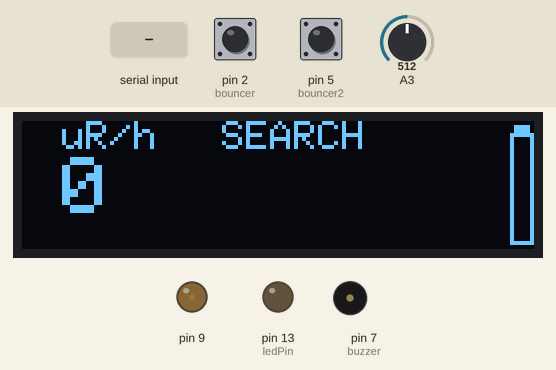
The sketch below on a simulated Arduino Uno, built with avr-gcc and run on an emulated ATmega328P. Parts: 128×32 one-colour display, output pins drawn as LEDs (lit = HIGH), buzzer (waves = sounding, pin HIGH). The inputs (shaded band) are chosen by the test bench; at power-on: A3 = 512, pin 2 (bouncer) HIGH, pin 5 (bouncer2) HIGH. The display library's start-up logo is not drawn; what the sketch prints to the serial monitor is not drawn.

Above: at 3.2 s.
3.3 s: A3 set to 664
6.3 s: A3 set to 689
At 7.2 s:
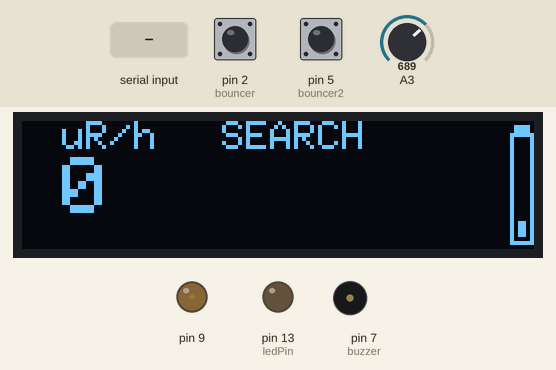
7.8 s: pin 2 (bouncer) pulled LOW for 0.15 s
At 8.08 s:
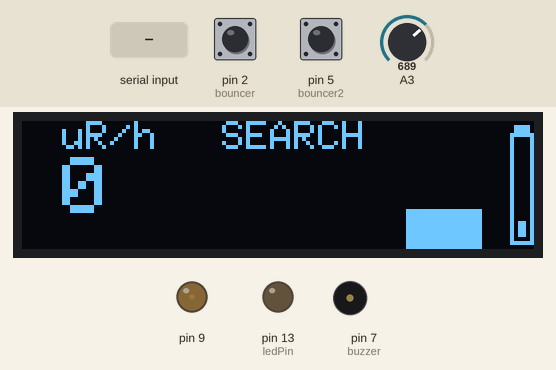
9.7 s: byte 6 (6) received over Serial
At 11.5 s:
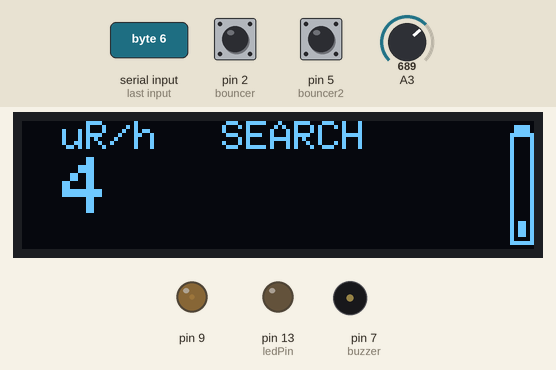
11.8 s: A3 set to 716
At 13.3 s:
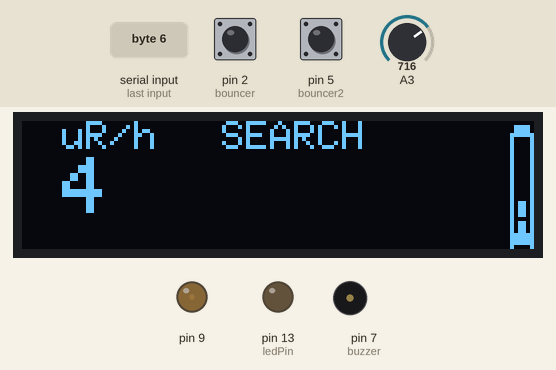
14.8 s: pin 5 (bouncer2) pulled LOW for 0.15 s
At 15.28 s:
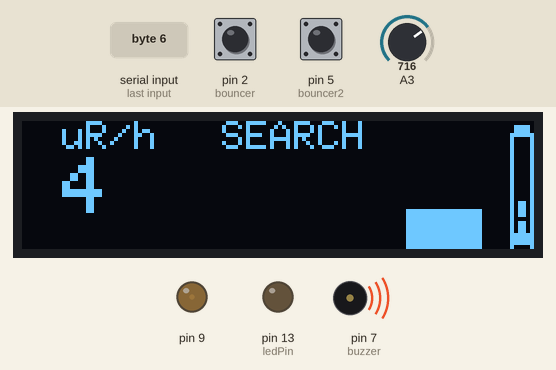
Timing chart, 0 to 17.8 s (numbered marks = the images above; inputs shaded):
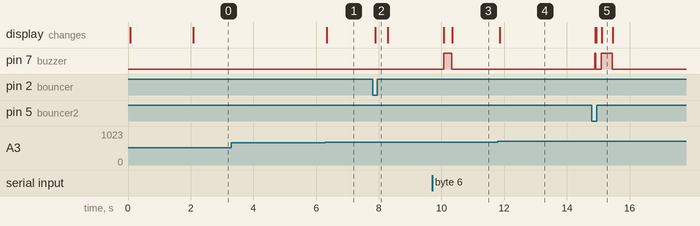

Measured:
- the behaviour switches between 675 and 676 on A3 (found by bisection; images 0 and 1)
- after the input at 3.3 s, every drawn part: stays the same
- after the input at 6.3 s, the display: changes at once (image 1)
- after the input at 7.8 s, the display: changes after 0.09 s (image 2)
- after the input at 9.7 s, pin 7 (buzzer): LOW → HIGH after 0.37 s, → LOW 0.27 s later
- after the input at 11.8 s, the display: changes after 0.06 s (image 4)
- after the input at 14.8 s, pin 7 (buzzer): LOW → HIGH after 0.08 s, → LOW 0.03 s later, → HIGH 0.18 s later, → LOW 0.36 s later; the display: changes after 0.10 s (image 5)

The sketch:

radiometer.ino
```cpp
/*
 *
 * SCL - A5
 * SDA - A4
 *
 *
 * Voltmeter - A3
 *
 * PWM - D9
 * Input - D2, D5
 *
 * buzzer - D7
 *
 */


#include <Bounce2.h>

#include <SPI.h>
#include <Wire.h>
#include <Adafruit_GFX.h>
#include <Adafruit_SSD1306.h>

#define OLED_RESET 4
Adafruit_SSD1306 display(OLED_RESET);

#define NUMFLAKES 10
#define XPOS 0
#define YPOS 1
#define DELTAY 2

//////////////////////////////////////////////////////////////////////////////

unsigned long previousMillis = 0;
unsigned long previousMillis1 = 0;
const long interval = 40000/2;   // /2 - деление на два при двух счетчиках Гейгера //36000 мc для стс-5, 40000 мс для сбм-20
const long interval1 = 500;

//значок радиации
static const unsigned char PROGMEM lcd_bmp[] =
{ 0x0, 0x0, 0x0, 0x0, 0x0, 0x0, 0x0, 0x0, 0x0, 0x0, 0x0, 0x0, 0x0, 0x0, 0x0, 0x0,
0x0, 0x0, 0x0, 0x0, 0x0, 0x0, 0x0, 0x0, 0x0, 0x0, 0x0, 0x0, 0x0, 0x0, 0x0, 0x0,
0x0, 0x0, 0x0, 0x0, 0x0, 0x0, 0x0, 0x0, 0x0, 0x0, 0x0, 0x0, 0x0, 0x0, 0x0, 0x0,
0x0, 0x0, 0x0, 0x0, 0x0, 0x0, 0x0, 0x0, 0x0, 0x0, 0x0, 0x0, 0x0, 0x0, 0x0, 0x0,
0x0, 0x0, 0x0, 0x0, 0x0, 0x0, 0x0, 0x0, 0x0, 0x0, 0x0, 0x0, 0x0, 0x0, 0x0, 0x0,
0x0, 0x0, 0x0, 0x0, 0x0, 0x0, 0x0, 0x0, 0x0, 0x0, 0x0, 0x0, 0x0, 0x0, 0x0, 0x0,
0x0, 0x0, 0x0, 0x0, 0x0, 0x0, 0x0, 0x0, 0x0, 0x0, 0x0, 0x0, 0x0, 0x0, 0x0, 0x0,
0x0, 0x0, 0x0, 0x0, 0x0, 0x0, 0x0, 0x0, 0x0, 0x0, 0x0, 0x0, 0x0, 0x0, 0x0, 0x0,
0x0, 0x0, 0x0, 0x0, 0x0, 0x0, 0x0, 0x0, 0x0, 0x0, 0x0, 0x0, 0x0, 0x0, 0x0, 0x0,
0x0, 0x0, 0x0, 0x0, 0x0, 0x0, 0x0, 0x0, 0x0, 0x0, 0x0, 0x0, 0x0, 0x0, 0x0, 0x0,
0x0, 0x0, 0x0, 0x0, 0x0, 0x0, 0x0, 0x0, 0x0, 0x0, 0x0, 0x0, 0x0, 0x0, 0x0, 0x0,
0x0, 0x0, 0x0, 0x0, 0x0, 0x0, 0x0, 0x0, 0x0, 0x0, 0x0, 0x0, 0x0, 0x0, 0x0, 0x0,
0x0, 0x0, 0x0, 0x0, 0x0, 0x0, 0x0, 0x0, 0x0, 0x0, 0x0, 0x0, 0x0, 0x0, 0x0, 0x0,
0x0, 0x0, 0x0, 0x0, 0x0, 0x0, 0x0, 0x0, 0x0, 0x0, 0x0, 0x0, 0x0, 0x0, 0x0, 0x0,
0x0, 0x0, 0x0, 0x0, 0x0, 0x0, 0x0, 0x0, 0x0, 0x0, 0x0, 0x0, 0x0, 0x0, 0x0, 0x0,
0x0, 0x0, 0x0, 0x0, 0x0, 0x0, 0x0, 0x0, 0x0, 0x0, 0x0, 0x0, 0x0, 0x0, 0x0, 0x0,
0x0, 0x0, 0x0, 0x0, 0x0, 0x0, 0x0, 0x0, 0x0, 0x0, 0x0, 0x0, 0x0, 0x0, 0x0, 0x0,
0x0, 0x0, 0x0, 0x0, 0x0, 0x0, 0x0, 0x0, 0x0, 0x0, 0x0, 0x0, 0x0, 0x0, 0x0, 0x0,
0x0, 0x0, 0x0, 0x0, 0x0, 0x0, 0x0, 0x0, 0x0, 0x0, 0x0, 0x0, 0x0, 0x0, 0x0, 0x0,
0x0, 0x0, 0x0, 0x0, 0x0, 0x0, 0x0, 0x0, 0x0, 0x0, 0x0, 0x0, 0x0, 0x0, 0x0, 0x0,
0x0, 0x0, 0x0, 0x0, 0x0, 0x0, 0x0, 0x0, 0x0, 0x0, 0x0, 0x0, 0x0, 0x0, 0x0, 0x0,
0x0, 0x0, 0x0, 0x0, 0x0, 0x0, 0x0, 0x0, 0x0, 0x0, 0x1f, 0xff, 0xfc, 0x0, 0x0, 0x0,
0x0, 0x0, 0x0, 0x0, 0x0, 0x0, 0x0, 0x0, 0x0, 0x0, 0x1f, 0xff, 0xfc, 0x0, 0x0, 0x0,
0x0, 0x0, 0x0, 0x0, 0x0, 0x0, 0x0, 0x0, 0x0, 0x0, 0x1f, 0xff, 0xfc, 0x0, 0x0, 0x0,
0x0, 0x0, 0x0, 0x0, 0x0, 0x0, 0x0, 0x0, 0x0, 0x0, 0x1f, 0xff, 0xfc, 0x0, 0x0, 0x0,
0x0, 0x0, 0x0, 0x0, 0x0, 0x0, 0x0, 0x0, 0x0, 0x0, 0x1f, 0xff, 0xfc, 0x0, 0x0, 0x0,
0x0, 0x0, 0x0, 0x0, 0x0, 0x0, 0x0, 0x0, 0x0, 0x0, 0x1f, 0xff, 0xfc, 0x0, 0x0, 0x0,
0x0, 0x0, 0x0, 0x0, 0x0, 0x0, 0x0, 0x0, 0x0, 0x0, 0x1f, 0xff, 0xfc, 0x0, 0x0, 0x0,
0x0, 0x0, 0x0, 0x0, 0x0, 0x0, 0x0, 0x0, 0x0, 0x0, 0x1f, 0xff, 0xfc, 0x0, 0x0, 0x0,
0x0, 0x0, 0x0, 0x0, 0x0, 0x0, 0x0, 0x0, 0x0, 0x0, 0x1f, 0xff, 0xfc, 0x0, 0x0, 0x0,
0x0, 0x0, 0x0, 0x0, 0x0, 0x0, 0x0, 0x0, 0x0, 0x0, 0x1f, 0xff, 0xfc, 0x0, 0x0, 0x0,
0x0, 0x0, 0x0, 0x0, 0x0, 0x0, 0x0, 0x0, 0x0, 0x0, 0x1f, 0xff, 0xfc, 0x0, 0x0, 0x0,
0x0, 0x0, 0x0, 0x0, 0x0, 0x0, 0x0, 0x0, 0x0, 0x0, 0x1f, 0xff, 0xfc, 0x0, 0x0, 0x0,
0x0, 0x0, 0x0, 0x0, 0x0, 0x0, 0x0, 0x0, 0x0, 0x0, 0x1f, 0xff, 0xfc, 0x0, 0x0, 0x0,
0x0, 0x0, 0x0, 0x0, 0x0, 0x0, 0x0, 0x0, 0x0, 0x0, 0x1f, 0xff, 0xfc, 0x0, 0x0, 0x0,
0x0, 0x0, 0x0, 0x0, 0x0, 0x0, 0x0, 0x0, 0x0, 0x0, 0x1f, 0xff, 0xfc, 0x0, 0x0, 0x0,
0x0, 0x0, 0x0, 0x0, 0x0, 0x0, 0x0, 0x0, 0x0, 0x0, 0x1f, 0xff, 0xfc, 0x0, 0x0, 0x0,
0x0, 0x0, 0x0, 0x0, 0x0, 0x0, 0x0, 0x0, 0x0, 0x0, 0x1f, 0xff, 0xfc, 0x0, 0x0, 0x0,
0x0, 0x0, 0x0, 0x0, 0x0, 0x0, 0x0, 0x0, 0x0, 0x0, 0x1f, 0xff, 0xfc, 0x0, 0x0, 0x0,
0x0, 0x0, 0x0, 0x0, 0x0, 0x0, 0x0, 0x0, 0x0, 0x0, 0x1f, 0xff, 0xfc, 0x0, 0x0, 0x0,
0x0, 0x0, 0x0, 0x0, 0x0, 0x0, 0x0, 0x0, 0x0, 0x0, 0x0, 0x0, 0x0, 0x0, 0x0, 0x0,
0x0, 0x0, 0x0, 0x0, 0x0, 0x0, 0x0, 0x0, 0x0, 0x0, 0x0, 0x0, 0x0, 0x0, 0x0, 0x0,
0x0, 0x0, 0x0, 0x0, 0x0, 0x0, 0x0, 0x0, 0x0, 0x0, 0x0, 0x0, 0x0, 0x0, 0x0, 0x0,
0x0, 0x0, 0x0, 0x0, 0x0, 0x0, 0x0, 0x0, 0x0, 0x0, 0x0, 0x0, 0x0, 0x0, 0x0, 0x0,
0x0, 0x0, 0x0, 0x0, 0x0, 0x0, 0x0, 0x0, 0x0, 0x0, 0x0, 0x0, 0x0, 0x0, 0x0, 0x0,
0x0, 0x0, 0x0, 0x0, 0x0, 0x0, 0x0, 0x0, 0x0, 0x0, 0x0, 0x0, 0x0, 0x0, 0x0, 0x0,
0x0, 0x0, 0x0, 0x0, 0x0, 0x0, 0x0, 0x0, 0x0, 0x0, 0x0, 0x0, 0x0, 0x0, 0x0, 0x0,
0x0, 0x0, 0x0, 0x0, 0x0, 0x0, 0x0, 0x0, 0x0, 0x0, 0x0, 0x0, 0x0, 0x0, 0x0, 0x0,
0x0, 0x0, 0x0, 0x0, 0x0, 0x0, 0x0, 0x0, 0x0, 0x0, 0x0, 0x0, 0x0, 0x0, 0x0, 0x0,
0x0, 0x0, 0x0, 0x0, 0x0, 0x0, 0x0, 0x0, 0x0, 0x0, 0x0, 0x0, 0x0, 0x0, 0x0, 0x0,
0x0, 0x0, 0x0, 0x0, 0x0, 0x0, 0x0, 0x0, 0x0, 0x0, 0x0, 0x0, 0x0, 0x0, 0x0, 0x0,
0x0, 0x0, 0x0, 0x0, 0x0, 0x0, 0x0, 0x0, 0x0, 0x0, 0x0, 0x0, 0x0, 0x0, 0x0, 0x0
};

static const unsigned char PROGMEM logo[] =
{
0x00, 0x00, 0x00, 0x00, 0x00, 0x00, 0x00, 0x00, 0x00, 0x00, 0x00, 0x00, 0x00, 0x00, 0x00, 0x00,
0x00, 0x00, 0x00, 0x00, 0x00, 0x00, 0x00, 0x00, 0x00, 0x00, 0x00, 0x00, 0x00, 0x7F, 0xE0, 0x00,
0x00, 0x00, 0x00, 0x00, 0x00, 0x00, 0x00, 0x00, 0x00, 0x00, 0x00, 0x00, 0x01, 0x80, 0x1C, 0x00,
0x00, 0x00, 0x00, 0x00, 0x00, 0x00, 0x00, 0x00, 0x00, 0x00, 0x00, 0x00, 0x07, 0x00, 0x0E, 0x00,
0x00, 0x00, 0x00, 0x00, 0x00, 0x00, 0x00, 0x00, 0x00, 0x00, 0x00, 0x00, 0x0F, 0x80, 0x1F, 0x00,
0x00, 0x00, 0x00, 0x00, 0x00, 0x00, 0x00, 0x00, 0x00, 0x00, 0x00, 0x00, 0x1F, 0x80, 0x1F, 0x80,
0x00, 0x00, 0x00, 0x00, 0x00, 0x00, 0x00, 0x00, 0x00, 0x00, 0x00, 0x00, 0x3F, 0x80, 0x1F, 0xC0,
0x07, 0x9E, 0x00, 0x00, 0x00, 0x03, 0xFF, 0x00, 0x3F, 0x80, 0x00, 0x00, 0x7F, 0xC0, 0x3F, 0xE0,
0x07, 0x9E, 0x00, 0x00, 0x00, 0x03, 0xFF, 0x00, 0x3F, 0xC0, 0x00, 0x00, 0xFF, 0xC0, 0x3F, 0xF0,
0x07, 0x9E, 0x00, 0x00, 0x00, 0x03, 0xFF, 0x00, 0x3F, 0xE0, 0x00, 0x00, 0xFF, 0xC0, 0x3F, 0xF0,
0x07, 0x9E, 0x00, 0x00, 0x00, 0x03, 0xFF, 0x00, 0x3F, 0xF0, 0x00, 0x00, 0xFF, 0xE0, 0x7F, 0xF8,
0x07, 0x9E, 0x3E, 0x73, 0x9C, 0x00, 0x78, 0x3E, 0x3E, 0xF0, 0xF0, 0x01, 0xFF, 0xE0, 0x7F, 0xF8,
0x07, 0x9E, 0x7F, 0x33, 0x98, 0x00, 0x78, 0x7F, 0x3E, 0xF1, 0xF8, 0x01, 0xFF, 0xFF, 0xFF, 0xF8,
0x07, 0x9E, 0x7F, 0x33, 0xB8, 0x00, 0x78, 0x7F, 0x3E, 0xF3, 0xFC, 0x01, 0xFF, 0xF0, 0x7F, 0xF8,
0x07, 0xFE, 0xE7, 0x33, 0xB8, 0x00, 0x78, 0x73, 0xBE, 0xF3, 0x9C, 0x01, 0xFF, 0xE0, 0x7F, 0xF8,
0x07, 0xFE, 0xE7, 0x3F, 0xF9, 0xF0, 0x78, 0x73, 0xBE, 0xF3, 0x9C, 0x01, 0xFF, 0xC0, 0x3F, 0xF8,
0x07, 0xFE, 0xE7, 0x3F, 0xF9, 0xF0, 0x78, 0x73, 0xBE, 0xF3, 0x9C, 0x01, 0xF8, 0x00, 0x03, 0xF8,
0x07, 0xFE, 0xE7, 0x3F, 0xF8, 0x00, 0x78, 0x73, 0xBE, 0xF3, 0x9C, 0x01, 0x00, 0x20, 0x40, 0x38,
0x07, 0x9E, 0xE7, 0x3F, 0xF0, 0x00, 0x78, 0x73, 0xBE, 0xF3, 0x9C, 0x01, 0x00, 0x10, 0x80, 0x08,
0x07, 0x9E, 0xE7, 0x1F, 0xF0, 0x00, 0x78, 0x73, 0xBE, 0xF3, 0x9C, 0x01, 0x00, 0x09, 0x00, 0x08,
0x07, 0x9E, 0xE7, 0x1E, 0xF0, 0x00, 0x78, 0x73, 0xBF, 0xF3, 0x9C, 0x01, 0x00, 0x0F, 0x00, 0x08,
0x07, 0x9E, 0xE7, 0x1E, 0xF0, 0x00, 0x78, 0x73, 0xBF, 0xF3, 0x9C, 0x00, 0x80, 0x1F, 0x80, 0x18,
0x07, 0x9E, 0x7F, 0x1E, 0xF0, 0x00, 0x78, 0x7F, 0x3F, 0xE3, 0xFC, 0x00, 0x80, 0x3F, 0xC0, 0x10,
0x07, 0x9E, 0x7E, 0x1E, 0xF0, 0x00, 0x78, 0x3F, 0x3F, 0xC1, 0xF8, 0x00, 0xC0, 0x7F, 0xC0, 0x30,
0x07, 0x9E, 0x1C, 0x1C, 0xE0, 0x00, 0x78, 0x1C, 0x3F, 0x00, 0xF0, 0x00, 0x40, 0xFF, 0xE0, 0x20,
0x00, 0x00, 0x00, 0x00, 0x00, 0x00, 0x00, 0x00, 0x00, 0x00, 0x00, 0x00, 0x20, 0xFF, 0xF0, 0x40,
0x00, 0x00, 0x00, 0x00, 0x00, 0x00, 0x00, 0x00, 0x00, 0x00, 0x00, 0x00, 0x11, 0xFF, 0xF8, 0xC0,
0x00, 0x00, 0x00, 0x00, 0x00, 0x00, 0x00, 0x00, 0x00, 0x00, 0x00, 0x00, 0x0F, 0xFF, 0xF9, 0x80,
0x00, 0x00, 0x00, 0x00, 0x00, 0x00, 0x00, 0x00, 0x00, 0x00, 0x00, 0x00, 0x07, 0xFF, 0xFE, 0x00,
0x00, 0x00, 0x00, 0x00, 0x00, 0x00, 0x00, 0x00, 0x00, 0x00, 0x00, 0x00, 0x03, 0xFF, 0xFC, 0x00,
0x00, 0x00, 0x00, 0x00, 0x00, 0x00, 0x00, 0x00, 0x00, 0x00, 0x00, 0x00, 0x00, 0x7F, 0xE0, 0x00,
0x00, 0x00, 0x00, 0x00, 0x00, 0x00, 0x00, 0x00, 0x00, 0x00, 0x00, 0x00, 0x00, 0x00, 0x00, 0x00
};

static const unsigned char PROGMEM fl[] =
{ 0x00, 0x00, 0x00, 0x00, 0x00, 0x00, 0x00, 0x00, 0x00, 0x00, 0x00, 0x00, 0x00, 0x00, 0x00, 0x00,
0x00, 0x00, 0x00, 0x00, 0x00, 0x00, 0x00, 0x00, 0x00, 0x00, 0x00, 0x00, 0x00, 0x00, 0x00, 0x1E,
0x00, 0x00, 0x00, 0x00, 0x00, 0x00, 0x00, 0x00, 0x00, 0x00, 0x00, 0x00, 0x00, 0x00, 0x00, 0x1E,
0x00, 0x00, 0x00, 0x00, 0x00, 0x00, 0x00, 0x00, 0x00, 0x00, 0x00, 0x00, 0x00, 0x00, 0x00, 0x3F,
0x00, 0x00, 0x00, 0x00, 0x00, 0x00, 0x00, 0x00, 0x00, 0x00, 0x00, 0x00, 0x00, 0x00, 0x00, 0x21,
0x00, 0x00, 0x00, 0x00, 0x00, 0x00, 0x00, 0x00, 0x00, 0x00, 0x00, 0x00, 0x00, 0x00, 0x00, 0x21,
0x00, 0x00, 0x00, 0x00, 0x00, 0x00, 0x00, 0x00, 0x00, 0x00, 0x00, 0x00, 0x00, 0x00, 0x00, 0x21,
0x00, 0x00, 0x00, 0x00, 0x00, 0x00, 0x00, 0x00, 0x00, 0x00, 0x00, 0x00, 0x00, 0x00, 0x00, 0x21,
0x00, 0x00, 0x00, 0x00, 0x00, 0x00, 0x00, 0x00, 0x00, 0x00, 0x00, 0x00, 0x00, 0x00, 0x00, 0x21,
0x00, 0x00, 0x00, 0x00, 0x00, 0x00, 0x00, 0x00, 0x00, 0x00, 0x00, 0x00, 0x00, 0x00, 0x00, 0x21,
0x00, 0x00, 0x00, 0x00, 0x00, 0x00, 0x00, 0x00, 0x00, 0x00, 0x00, 0x00, 0x00, 0x00, 0x00, 0x21,
0x00, 0x00, 0x00, 0x00, 0x00, 0x00, 0x00, 0x00, 0x00, 0x00, 0x00, 0x00, 0x00, 0x00, 0x00, 0x21,
0x00, 0x00, 0x00, 0x00, 0x00, 0x00, 0x00, 0x00, 0x00, 0x00, 0x00, 0x00, 0x00, 0x00, 0x00, 0x21,
0x00, 0x00, 0x00, 0x00, 0x00, 0x00, 0x00, 0x00, 0x00, 0x00, 0x00, 0x00, 0x00, 0x00, 0x00, 0x21,
0x00, 0x00, 0x00, 0x00, 0x00, 0x00, 0x00, 0x00, 0x00, 0x00, 0x00, 0x00, 0x00, 0x00, 0x00, 0x21,
0x00, 0x00, 0x00, 0x00, 0x00, 0x00, 0x00, 0x00, 0x00, 0x00, 0x00, 0x00, 0x00, 0x00, 0x00, 0x21,
0x00, 0x00, 0x00, 0x00, 0x00, 0x00, 0x00, 0x00, 0x00, 0x00, 0x00, 0x00, 0x00, 0x00, 0x00, 0x21,
0x00, 0x00, 0x00, 0x00, 0x00, 0x00, 0x00, 0x00, 0x00, 0x00, 0x00, 0x00, 0x00, 0x00, 0x00, 0x21,
0x00, 0x00, 0x00, 0x00, 0x00, 0x00, 0x00, 0x00, 0x00, 0x00, 0x00, 0x00, 0x00, 0x00, 0x00, 0x21,
0x00, 0x00, 0x00, 0x00, 0x00, 0x00, 0x00, 0x00, 0x00, 0x00, 0x00, 0x00, 0x00, 0x00, 0x00, 0x21,
0x00, 0x00, 0x00, 0x00, 0x00, 0x00, 0x00, 0x00, 0x00, 0x00, 0x00, 0x00, 0x00, 0x00, 0x00, 0x21,
0x00, 0x00, 0x00, 0x00, 0x00, 0x00, 0x00, 0x00, 0x00, 0x00, 0x00, 0x00, 0x00, 0x00, 0x00, 0x21,
0x00, 0x00, 0x00, 0x00, 0x00, 0x00, 0x00, 0x00, 0x00, 0x00, 0x00, 0x00, 0x00, 0x00, 0x00, 0x21,
0x00, 0x00, 0x00, 0x00, 0x00, 0x00, 0x00, 0x00, 0x00, 0x00, 0x00, 0x00, 0x00, 0x00, 0x00, 0x21,
0x00, 0x00, 0x00, 0x00, 0x00, 0x00, 0x00, 0x00, 0x00, 0x00, 0x00, 0x00, 0x00, 0x00, 0x00, 0x21,
0x00, 0x00, 0x00, 0x00, 0x00, 0x00, 0x00, 0x00, 0x00, 0x00, 0x00, 0x00, 0x00, 0x00, 0x00, 0x21,
0x00, 0x00, 0x00, 0x00, 0x00, 0x00, 0x00, 0x00, 0x00, 0x00, 0x00, 0x00, 0x00, 0x00, 0x00, 0x21,
0x00, 0x00, 0x00, 0x00, 0x00, 0x00, 0x00, 0x00, 0x00, 0x00, 0x00, 0x00, 0x00, 0x00, 0x00, 0x21,
0x00, 0x00, 0x00, 0x00, 0x00, 0x00, 0x00, 0x00, 0x00, 0x00, 0x00, 0x00, 0x00, 0x00, 0x00, 0x21,
0x00, 0x00, 0x00, 0x00, 0x00, 0x00, 0x00, 0x00, 0x00, 0x00, 0x00, 0x00, 0x00, 0x00, 0x00, 0x21,
0x00, 0x00, 0x00, 0x00, 0x00, 0x00, 0x00, 0x00, 0x00, 0x00, 0x00, 0x00, 0x00, 0x00, 0x00, 0x3F,
0x00, 0x00, 0x00, 0x00, 0x00, 0x00, 0x00, 0x00, 0x00, 0x00, 0x00, 0x00, 0x00, 0x00, 0x00, 0x00 };

static const unsigned char PROGMEM bt1[] =
{ 0x00, 0x00, 0x00, 0x00, 0x00, 0x00, 0x00, 0x00, 0x00, 0x00, 0x00, 0x00, 0x00, 0x00, 0x00, 0x00,
0x00, 0x00, 0x00, 0x00, 0x00, 0x00, 0x00, 0x00, 0x00, 0x00, 0x00, 0x00, 0x00, 0x00, 0x00, 0x00,
0x00, 0x00, 0x00, 0x00, 0x00, 0x00, 0x00, 0x00, 0x00, 0x00, 0x00, 0x00, 0x00, 0x00, 0x00, 0x00,
0x00, 0x00, 0x00, 0x00, 0x00, 0x00, 0x00, 0x00, 0x00, 0x00, 0x00, 0x00, 0x00, 0x00, 0x00, 0x00,
0x00, 0x00, 0x00, 0x00, 0x00, 0x00, 0x00, 0x00, 0x00, 0x00, 0x00, 0x00, 0x00, 0x00, 0x00, 0x00,
0x00, 0x00, 0x00, 0x00, 0x00, 0x00, 0x00, 0x00, 0x00, 0x00, 0x00, 0x00, 0x00, 0x00, 0x00, 0x00,
0x00, 0x00, 0x00, 0x00, 0x00, 0x00, 0x00, 0x00, 0x00, 0x00, 0x00, 0x00, 0x00, 0x00, 0x00, 0x00,
0x00, 0x00, 0x00, 0x00, 0x00, 0x00, 0x00, 0x00, 0x00, 0x00, 0x00, 0x00, 0x00, 0x00, 0x00, 0x00,
0x00, 0x00, 0x00, 0x00, 0x00, 0x00, 0x00, 0x00, 0x00, 0x00, 0x00, 0x00, 0x00, 0x00, 0x00, 0x00,
0x00, 0x00, 0x00, 0x00, 0x00, 0x00, 0x00, 0x00, 0x00, 0x00, 0x00, 0x00, 0x00, 0x00, 0x00, 0x00,
0x00, 0x00, 0x00, 0x00, 0x00, 0x00, 0x00, 0x00, 0x00, 0x00, 0x00, 0x00, 0x00, 0x00, 0x00, 0x00,
0x00, 0x00, 0x00, 0x00, 0x00, 0x00, 0x00, 0x00, 0x00, 0x00, 0x00, 0x00, 0x00, 0x00, 0x00, 0x00,
0x00, 0x00, 0x00, 0x00, 0x00, 0x00, 0x00, 0x00, 0x00, 0x00, 0x00, 0x00, 0x00, 0x00, 0x00, 0x00,
0x00, 0x00, 0x00, 0x00, 0x00, 0x00, 0x00, 0x00, 0x00, 0x00, 0x00, 0x00, 0x00, 0x00, 0x00, 0x00,
0x00, 0x00, 0x00, 0x00, 0x00, 0x00, 0x00, 0x00, 0x00, 0x00, 0x00, 0x00, 0x00, 0x00, 0x00, 0x00,
0x00, 0x00, 0x00, 0x00, 0x00, 0x00, 0x00, 0x00, 0x00, 0x00, 0x00, 0x00, 0x00, 0x00, 0x00, 0x00,
0x00, 0x00, 0x00, 0x00, 0x00, 0x00, 0x00, 0x00, 0x00, 0x00, 0x00, 0x00, 0x00, 0x00, 0x00, 0x00,
0x00, 0x00, 0x00, 0x00, 0x00, 0x00, 0x00, 0x00, 0x00, 0x00, 0x00, 0x00, 0x00, 0x00, 0x00, 0x00,
0x00, 0x00, 0x00, 0x00, 0x00, 0x00, 0x00, 0x00, 0x00, 0x00, 0x00, 0x00, 0x00, 0x00, 0x00, 0x00,
0x00, 0x00, 0x00, 0x00, 0x00, 0x00, 0x00, 0x00, 0x00, 0x00, 0x00, 0x00, 0x00, 0x00, 0x00, 0x00,
0x00, 0x00, 0x00, 0x00, 0x00, 0x00, 0x00, 0x00, 0x00, 0x00, 0x00, 0x00, 0x00, 0x00, 0x00, 0x00,
0x00, 0x00, 0x00, 0x00, 0x00, 0x00, 0x00, 0x00, 0x00, 0x00, 0x00, 0x00, 0x00, 0x00, 0x00, 0x00,
0x00, 0x00, 0x00, 0x00, 0x00, 0x00, 0x00, 0x00, 0x00, 0x00, 0x00, 0x00, 0x00, 0x00, 0x00, 0x00,
0x00, 0x00, 0x00, 0x00, 0x00, 0x00, 0x00, 0x00, 0x00, 0x00, 0x00, 0x00, 0x00, 0x00, 0x00, 0x00,
0x00, 0x00, 0x00, 0x00, 0x00, 0x00, 0x00, 0x00, 0x00, 0x00, 0x00, 0x00, 0x00, 0x00, 0x00, 0x00,
0x00, 0x00, 0x00, 0x00, 0x00, 0x00, 0x00, 0x00, 0x00, 0x00, 0x00, 0x00, 0x00, 0x00, 0x00, 0x0C,
0x00, 0x00, 0x00, 0x00, 0x00, 0x00, 0x00, 0x00, 0x00, 0x00, 0x00, 0x00, 0x00, 0x00, 0x00, 0x0C,
0x00, 0x00, 0x00, 0x00, 0x00, 0x00, 0x00, 0x00, 0x00, 0x00, 0x00, 0x00, 0x00, 0x00, 0x00, 0x0C,
0x00, 0x00, 0x00, 0x00, 0x00, 0x00, 0x00, 0x00, 0x00, 0x00, 0x00, 0x00, 0x00, 0x00, 0x00, 0x0C,
0x00, 0x00, 0x00, 0x00, 0x00, 0x00, 0x00, 0x00, 0x00, 0x00, 0x00, 0x00, 0x00, 0x00, 0x00, 0x00,
0x00, 0x00, 0x00, 0x00, 0x00, 0x00, 0x00, 0x00, 0x00, 0x00, 0x00, 0x00, 0x00, 0x00, 0x00, 0x00,
0x00, 0x00, 0x00, 0x00, 0x00, 0x00, 0x00, 0x00, 0x00, 0x00, 0x00, 0x00, 0x00, 0x00, 0x00, 0x00 };

//#if (SSD1306_LCDHEIGHT != 32)
//#error("Height incorrect, please fix Adafruit_SSD1306.h!");
//#endif

const int buttonPin = 2;
const int ledPin =  13;
const int mode0_times = 4;

int buttonState = 0;
int bt = 0;
int pbt = 0;
int s1 = 0;
int mode = 0;
boolean sound = false;

String out = "";

int n1_counter = 0;
int avg[mode0_times];
//int arr_mes[10];

//int bat_t = 0; //для батареи, чтобы пропускать лишние циклы оповещений по serial

unsigned long j;
unsigned long CR = 0;
unsigned long CR_average = 0;

unsigned long cs;
int sec;
int val; //

/////////////////////////////////

float input_voltage = 0.0;
float temp=0.0;


///////////////////////////////////

Bounce bouncer = Bounce();
Bounce bouncer2 = Bounce();


void setup() {

	Serial.begin(9600);
	display.begin(SSD1306_SWITCHCAPVCC, 0x3C);  // initialize with the I2C addr 0x3C (for the 128x32)

	display.display();

	display.clearDisplay();

	display.drawBitmap(0, 0, logo, 128, 64, WHITE);
	display.display();
	delay(2000);
	display.clearDisplay();

	TCCR1A = TCCR1A & 0xe0 | 2;
	TCCR1B = TCCR1B & 0xe0 | 0x09;
	analogWrite(9,22); // на выводе 9 ШИМ=10%

	pinMode(ledPin, OUTPUT); //

	pinMode(7, OUTPUT); // buzzer

	pinMode(2, INPUT); // cчётчик на пине 2
	digitalWrite(2, HIGH); // подключаем встроенный подтягивающий резистор
	bouncer.attach(2); // устанавливаем кнопку
	bouncer.interval(5); // устанавливаем параметр stable interval = 5 мс

	pinMode(5, INPUT);
	digitalWrite(5, HIGH);
	bouncer2.attach(5);
	bouncer2.interval(5);

	pinMode(3, INPUT);
	digitalWrite(3, HIGH);  //для кнопки динамика
}

void loop() {
	unsigned long currentMillis = millis();
	unsigned long currentMillis1 = millis();
////////////////////////////////////////////VOLTMETER PIN A3////////////////////////////////////////////////////////////////////

	int analog_value = analogRead(A3);
	input_voltage = (analog_value * 5.0) / 1024.0;

	if (input_voltage < 0.12) {
		input_voltage=0.0;
	}

	//String str = "v" + String(input_voltage);
	//bat_t += 1;
	//if (bat_t/128 == 1) {
		////Serial.println(str);
		//bat_t = 0;
	//}

///////////////////////////////////////////////////////////////////////////////////////////////////////////////////////////////

	if (bouncer.update()) { //если произошло событие
		if (bouncer.read()==0) {
			bt++;
		}
	}
	if (bouncer2.update()) { //если произошло событие
		if (bouncer2.read()==0) {
			bt++;
		}
	}

//	if (digitalRead(2) == LOW) {  //раскомментировать для отключения защиты от дребезга, bouncer'ы выше удалить
//		bt++;
//	}
//	if (digitalRead(5) == LOW) {
//		bt++;
//	}

	if (Serial.available()) {
		val = Serial.read();
		if (val == '0') {
		  mode = 0;
		}

		if (val == 5) {
			sound = false;
		}
		if (val == 6) {
			sound = true;
		}

	}

	//режим от howtodo
	//if (mode == 1) {
		//if (currentMillis - previousMillis >= interval) {
			//previousMillis = currentMillis;
			//CR = bt;
			//bt = 0;
		//}
	//}

	//режим поиска
	if (mode == 0) {
		if (currentMillis - previousMillis >= interval/mode0_times) {
			previousMillis = currentMillis;
			avg[n1_counter] = bt*mode0_times;
			n1_counter += 1;
			CR = bt*mode0_times;
			out += String(CR);
			out += "|";
			//String str = "c" + String(CR);
			//Serial.println(str);
			int i = 0;
			int sum = 0;
			int avg_ = 0;
			for (i = 0; i < mode0_times; i++){
				sum+=avg[i];
				avg_ = sum/mode0_times;
				}
			CR_average = avg_;
			if (n1_counter == mode0_times) {
				n1_counter = 0;
			}
			out += String(avg_);
			out += "|";

			out += String(input_voltage);

			Serial.println(out);
			out = "";

			bt = 0;
		}
	}


////////////////////////////////////////////////////////////////////////////////////////////////////////////////////////////////
	if (bt != pbt) {
		pbt = bt;
		s1 = 1;
}


///////////////////////////////////////////////TEXT ON DISPLAY//////////////////////////////////////////////////////////////////
//display.clearDisplay();
	//display.setTextSize(2);
	//display.setTextColor(WHITE);
	//display.setCursor(10,0);
	//display.clearDisplay();
	//display.println(CR);
	//display.setCursor(10,18);
	//display.println(bt);
	//display.setCursor(40,18);
	//display.println();
	//display.setTextSize(1);
	//display.setCursor(40,0);
	//display.println("mkR/hr");
	display.clearDisplay();
	display.setTextSize(2);
	display.setTextColor(WHITE);
	display.setCursor(10, 9);
	display.clearDisplay();
	display.println(CR);
	display.setTextSize(1);
	display.setCursor(10, 0);
	display.println("uR/h");
	display.setCursor(50, 0);
	if (mode == 0) {
		display.println("SEARCH");
		if (avg[mode0_times-1] != 0) {
			display.setCursor(10, 24);
			display.println(CR_average);
		}
	}
	display.setCursor(100, 0);

/////////////////////////////////////////////////BATTERY  INDICATION////////////////////////////////////////////
display.drawBitmap(0, 0, fl, 128, 64, WHITE);

if (input_voltage > 3.3) {
	display.drawBitmap(0, 0, bt1, 128, 64, WHITE);
	if (input_voltage > 3.4) {
		display.drawBitmap(0, -5, bt1, 128, 64, WHITE);
		if (input_voltage > 3.5) {
			display.drawBitmap(0, -10, bt1, 128, 64, WHITE);
			 if (input_voltage > 3.6) {
				display.drawBitmap(0, -15, bt1, 128, 64, WHITE);
				if (input_voltage > 3.8) {
					display.drawBitmap(0, -20, bt1, 128, 64, WHITE);
				}
			}
		}
	}
}
////////////////////////////////////////////////////RADIATION ICON AND BUZZER/////////////////////////////////////////////////////////////
if (s1 == 1){
		display.drawBitmap(13, 1, lcd_bmp, 128, 64, WHITE);
		if (sound) {
			digitalWrite (7, HIGH); // buzzer ON
		}
}
else
{
		digitalWrite (7, LOW); // buzzer OFF
}
/////////////////////////////////////////////////////////////////////////////////////////////////////////////////
 if (currentMillis1 - previousMillis1 >= interval1) {
		previousMillis1 = currentMillis1;
		if (s1 == 1){
			s1=0;
		}
	}
	display.display();
}
/////////////////////////////////////////////////////////////////////////////////////////////////////////////////
```
